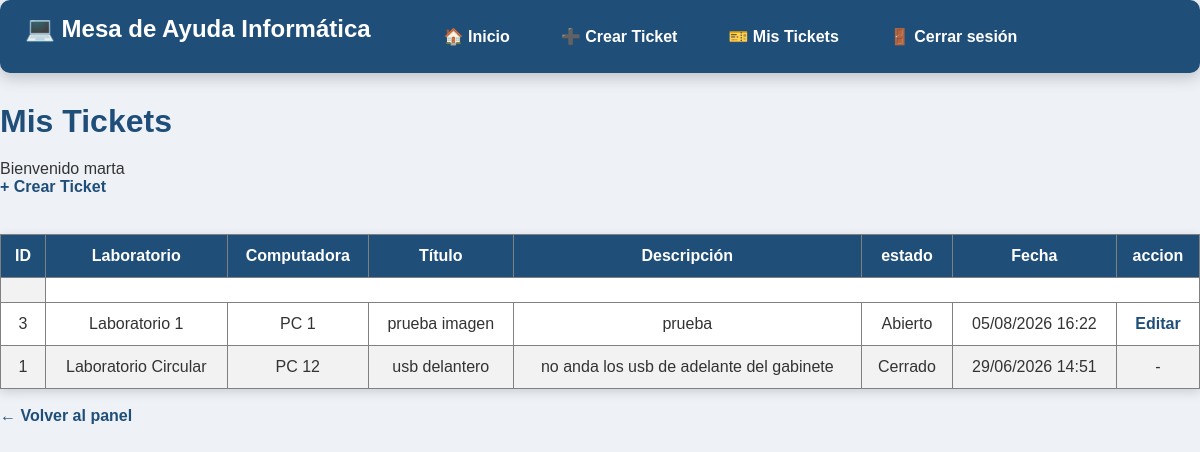
Before: /profesor/mis_tickets.php (signed in) with the older database file.
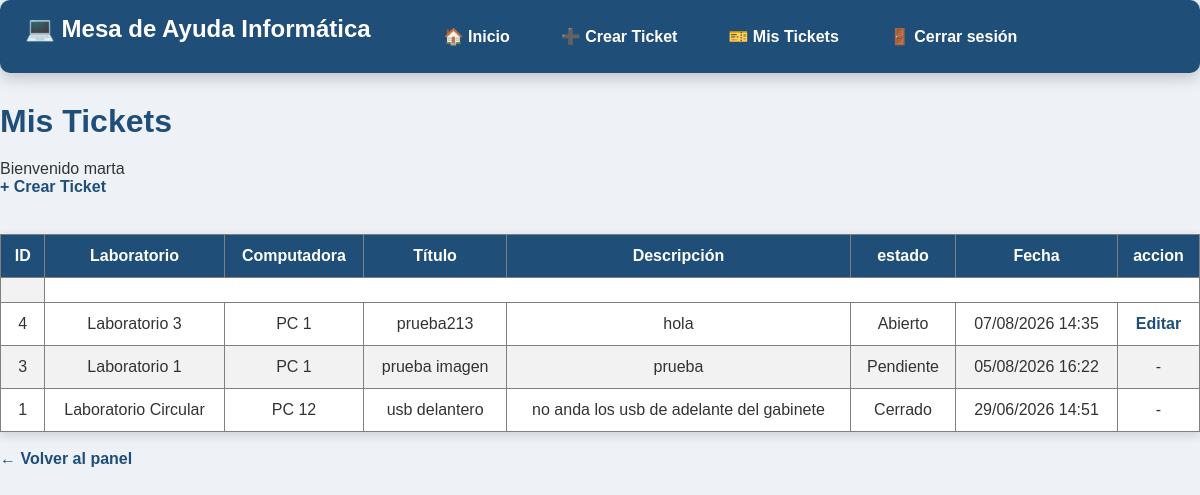
After: the same page with the newer database file.
### tables this page shows
CREATE TABLE `tickets` (
  `id_ticket` int(11) NOT NULL,
  `titulo` varchar(100) NOT NULL,
  `descripcion` text NOT NULL,
  `fecha_creacion` datetime DEFAULT current_timestamp(),
  `estado` enum('Abierto','Pendiente','Cerrado') NOT NULL DEFAULT 'Abierto',
  `id_usuario` int(11) NOT NULL,
  `id_computadora` int(11) DEFAULT NULL,
  `foto` varchar(255) DEFAULT NULL,
  `id_ematp_asignado` int(11) DEFAULT NULL
);

CREATE TABLE `laboratorios` (
  `id_laboratorio` int(11) NOT NULL,
  `nombre` varchar(50) NOT NULL
);

CREATE TABLE `computadoras` (
  `id_computadora` int(11) NOT NULL,
  `numero_pc` int(11) NOT NULL,
  `id_laboratorio` int(11) NOT NULL,
  `estado` enum('Alta','Baja') NOT NULL DEFAULT 'Alta'
);

### profesor/mis_tickets.php (the view, shortened to what this page needs)
<?php
include("../conexion/conexion.php");
$id = $_SESSION["id_usuario"];
$sql = "SELECT
            tickets.*,
            computadoras.numero_pc,
            laboratorios.nombre AS laboratorio
        FROM tickets
        INNER JOIN computadoras
            ON tickets.id_computadora = computadoras.id_computadora
        INNER JOIN laboratorios
            ON computadoras.id_laboratorio = laboratorios.id_laboratorio
        WHERE tickets.id_usuario = $id
        ORDER BY tickets.fecha_creacion DESC";
$resultado = mysqli_query($conexion, $sql);
?>
<!DOCTYPE html>
<html lang="es">
<head>
    <link rel="stylesheet" href="../css/estilos.css">
</head>
<body>
<?php include("../includes/menu_profesor.php"); ?>
<h1>Mis Tickets</h1>
<p>Bienvenido <?php echo $_SESSION["nombre"]; ?></p>
<a href="crear_ticket.php">+ Crear Ticket</a>
<br><br>
<table border="1" cellpadding="10">
    <tr>
        <th>ID</th>
        <th>Laboratorio</th>
        <th>Computadora</th>
        <th>Título</th>
        <th>Descripción</th>
        <th>estado</th>
        <th>Fecha</th>
        <th>accion</th>
    </tr>
    <td>
</td>
<?php while ($fila = mysqli_fetch_assoc($resultado)) { ?>
<tr>
    <td>
        <?php echo $fila["id_ticket"]; ?>
    </td>
    <td>
        <?php echo $fila["laboratorio"]; ?>
    </td>
    <td>
        PC <?php echo $fila["numero_pc"]; ?>
    </td>
    <td>
        <?php echo $fila["titulo"]; ?>
    </td>
    <td>
        <?php echo $fila["descripcion"]; ?>
    </td>
    <td>
        <?php echo $fila["estado"]; ?>
    </td>
    <td>
        <?php echo date("d/m/Y H:i", strtotime($fila["fecha_creacion"])); ?>
    </td>
    <td>
        <?php if ($fila["estado"] == "Abierto") { ?>
            <a href="editar_ticket.php?id=<?php echo $fila["id_ticket"]; ?>">
                Editar
            </a>
        <?php } else { ?>
            -
        <?php } ?>
    </td>
</tr>
<?php } ?>
</table>
<br>
<a href="../inicio.php">← Volver al panel</a>
</body>
</html>

Changed rows visible on the page:
added tickets: id_ticket "4", laboratorios.nombre "Laboratorio 3", id_computadora.numero_pc "1", titulo "prueba213", descripcion "hola", estado "Abierto", fecha_creacion "07/08/2026 14:35"
changed tickets "prueba imagen": estado "Abierto" → "Pendiente"; estado "Editar" → "-"
